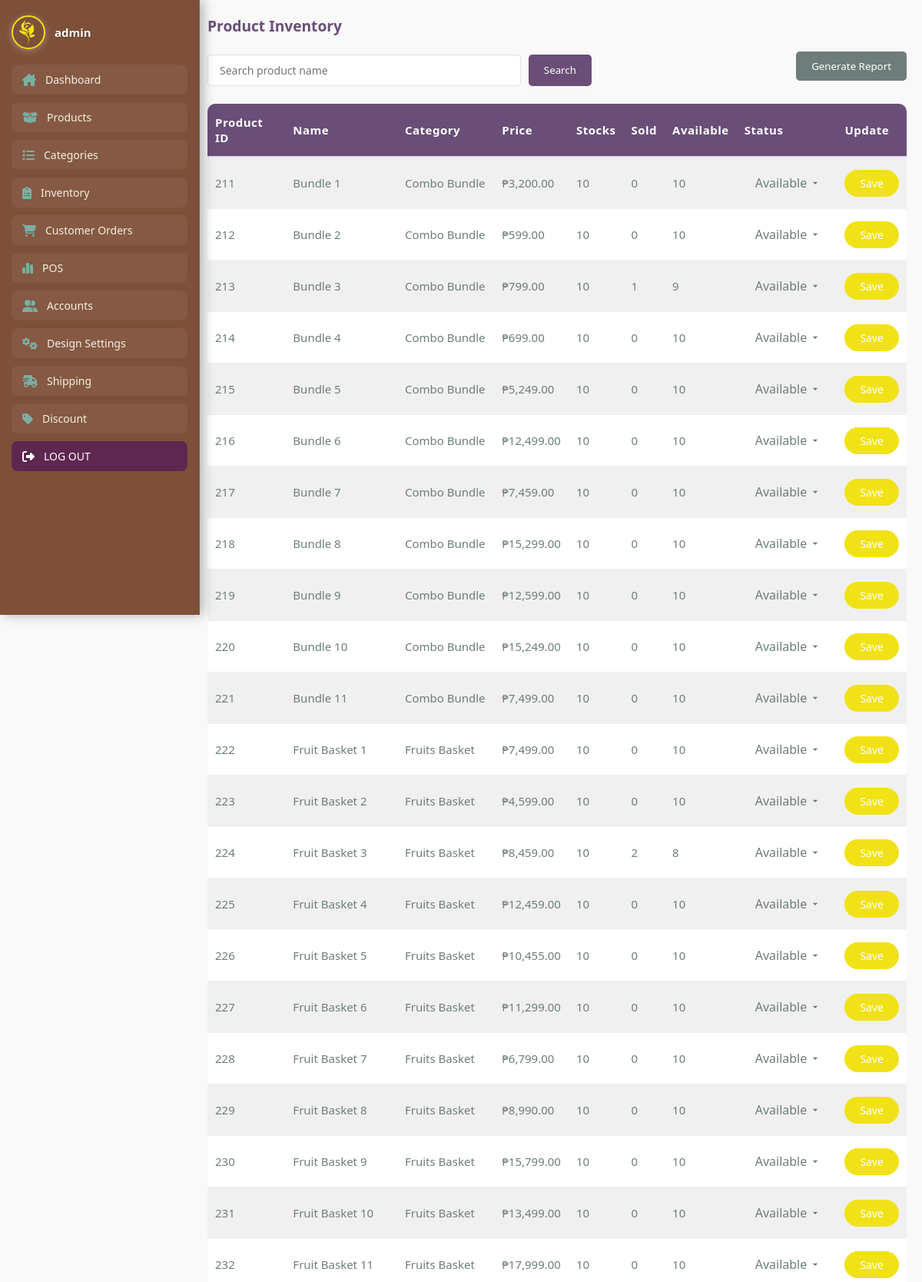
Page /php/product-inventory.php (upper part) on the committed database.
### tables this page shows
CREATE TABLE `product` (
  `id` int(11) NOT NULL,
  `name` varchar(255) NOT NULL,
  `image` varchar(255) NOT NULL,
  `category` varchar(255) NOT NULL,
  `qty` int(11) NOT NULL,
  `price` varchar(255) DEFAULT NULL,
  `category_id` int(11) DEFAULT NULL,
  `status` varchar(50) DEFAULT 'Available',
  `total_sold` int(11) DEFAULT 0,
  `available_stocks` int(11) DEFAULT 0
);

### php/product-inventory.php (the view, shortened to what this page needs)
<?php
include('admin-nav.php');
require 'connection.php';
$search = isset($_GET['searchProductName']) ? mysqli_real_escape_string($conn, $_GET['searchProductName']) : '';
$searchQuery = $search ? "WHERE name LIKE '%$search%'" : "";
$query = "
    SELECT p.*,
           IFNULL((SELECT SUM(oi.quantity) FROM order_items oi WHERE oi.product_name = p.name), 0) AS total_sold
    FROM product p
    $searchQuery
";
$result = mysqli_query($conn, $query);
?>
<!DOCTYPE html>
<html lang="en">
<head>
    <link rel="stylesheet" type="text/css" href="../css/product-inventory.css">
</head>
<body>
<div class="main-container">
    <div class="content-wrapper">
    <div class="all">
    <h1 class="text1">Product Inventory</h1>
    <div class="table-controls">
        <form method="GET" class="search-form">
            <input type="text" name="searchProductName" placeholder="Search product name" value="<?= htmlspecialchars($search) ?>" />
            <button class="btnSearch" type="submit">
                Search
            </button>
        </form>
        <button class="report-btn" onclick="window.location.href='inventory-report.php'">Generate Report</button>
    </div>
        <table cellspacing="0" cellpadding="10" class="viewTable">
            <tr>
                <th>Product ID</th>
                <th>Name</th>
                <th>Category</th>
                <th>Price</th>
                <th>Stocks</th>
                <th>Sold</th>
                <th>Available</th>
                <th>Status</th>
                <th>Update</th>
            </tr>
            <?php while ($row = mysqli_fetch_assoc($result)):
                $sold = $row['total_sold'];
                $stock = $row['qty'];
                $available = max(0, $stock - $sold);
            ?>
            <tr>
                <td><?= $row['id'] ?></td>
                <td><?= htmlspecialchars($row['name']) ?></td>
                <td><?= htmlspecialchars($row['category']) ?></td>
                <td>₱<?= number_format($row['price'], 2) ?></td>
                <td><?= $stock ?></td>
                <td><?= $sold ?></td>
                <td><?= $available ?></td>
                <td>
                    <form method="POST" style="display:flex;">
                        <select name="status" class="select-status">
                            <option value="Available" <?= $row['status'] == 'Available' ? 'selected' : '' ?>>Available</option>
                        </select>
                </td>
                <td><button class="blockbtn" type="submit">Save</button></form></td>
            </tr>
            <?php endwhile; ?>
        </table>
    </div>
    </div>
</body>
</html>

### php/admin-nav.php (shortened to what this page needs)
<?php
require 'connection.php';
if (isset($_GET["newUsername"])) {
    $newAdminName = $_GET["newUsername"];
} else {
    if (isset($_SESSION['adminUsername'])) {
        $newAdminName = $_SESSION['adminUsername'];
    } else {
        $result = mysqli_query($conn, "SELECT username FROM admin WHERE email = 'admin@gmail.com'");
        if ($result && $row = mysqli_fetch_assoc($result)) {
            $newAdminName = $row['username'];
        } else {
            $newAdminName = "ADMIN";
        }
    }
}
$result = mysqli_query($conn, "SELECT image FROM admin WHERE username = '$newAdminName'");
if ($result && $row = mysqli_fetch_assoc($result)) {
    $profile_picture = $row['image'];
} else {
    $profile_picture = "default_image.jpg";
}
?>
<!DOCTYPE html>
<html lang="en">
<head>
    <link rel="stylesheet" href="../css/admin-nav.css">
    <link rel="stylesheet" href="https://cdnjs.cloudflare.com/ajax/libs/font-awesome/6.4.2/css/all.min.css" />
</head>
<body>
<div class="sidebar">
  <div class="sidebar-content">
    <a href="admin-account.php?newUsername=<?php echo urlencode($newAdminName); ?>" class="admin-profile">
      <img src="<?php echo $profile_picture; ?>" alt="Admin Profile">
      <span><?php echo $newAdminName; ?></span>
    </a>
    <nav class="nav-links">
      <a href="admin-dashboard.php" class="nav-btn">
        <i class="fa-solid fa-house-chimney"></i>
        <span>Dashboard</span>
      </a>
      <a href="add-product.php" class="nav-btn">
        <i class="fa-solid fa-box-open"></i>
        <span>Products</span>
      </a>
      <a href="category-management.php" class="nav-btn">
        <i class="fa-solid fa-list"></i>
        <span>Categories</span>
      </a>
      <a href="product-inventory.php" class="nav-btn">
        <i class="fa-solid fa-clipboard-list"></i>
        <span>Inventory</span>
      </a>
      <a href="orders.php" class="nav-btn">
        <i class="fa-solid fa-cart-shopping"></i>
        <span>Customer Orders</span>
      </a>
      <a href="pos.php" class="nav-btn">
        <i class="fa-solid fa-chart-simple"></i>
        <span>POS</span>
      </a>
      <a href="unlock-user.php" class="nav-btn">
        <i class="fa-solid fa-user-group"></i>
        <span>Accounts</span>
      </a>
      <a href="customer-design-setting.php" class="nav-btn">
        <i class="fa-solid fa-gears"></i>
        <span>Design Settings</span>
      </a>
      <a href="crud-shipping.php" class="nav-btn">
        <i class="fa-solid fa-truck-fast"></i>
        <span>Shipping</span>
      </a>
      <a href="crud-discounts.php" class="nav-btn">
        <i class="fa-solid fa-tag"></i>
        <span>Discount</span>
      </a>
      <a href="customer-landing-page.php" class="nav-btn logout">
        <i class="fa-solid fa-right-from-bracket"></i>
        <span>LOG OUT</span>
      </a>
    </nav>
  </div>
</div>
</body>
</html>

### css/admin-nav.css (style rules this page uses)
:root { --primary-yellow: #f1e217; --earth-brown: #713e24; --white: #ffffff; --leaf-green: #a3c585; --lavender-gray: #cbb4d4; --deep-plum: #5e2750; --light-beige: #f5f0e1; --dusty-blue: #7daea3; }
.sidebar { width: 260px; height: 100vh; position: fixed; top: 0; left: 0; background: rgba(113, 62, 36, 0.9); backdrop-filter: blur(12px); border-right: 1px solid rgba(255, 255, 255, 0.08); padding: 20px 15px; box-shadow: 4px 0 15px rgba(0, 0, 0, 0.3); display: flex; flex-direction: column; z-index: 999; overflow: hidden; }
.admin-profile { display: flex; align-items: center; gap: 12px; margin-bottom: 20px; text-decoration: none; color: var(--white); transition: transform 0.3s ease; flex-shrink: 0; }
.admin-profile img { width: 44px; height: 44px; border-radius: 50%; object-fit: cover; border: 2px solid var(--primary-yellow); box-shadow: 0 2px 8px rgba(255, 255, 255, 0.3); }
.admin-profile span { font-size: 15px; font-weight: bold; white-space: nowrap; text-shadow: 1px 1px 2px rgba(0, 0, 0, 0.3); }
.nav-links { display: flex; flex-direction: column; gap: 10px; flex-grow: 1; justify-content: start; flex-wrap: nowrap; overflow: hidden; }
.nav-btn { display: flex; align-items: center; gap: 12px; padding: 10px 14px; background-color: rgba(255, 255, 255, 0.05); border-radius: 8px; color: var(--light-beige); font-weight: 500; position: relative; text-decoration: none; transition: all 0.3s ease; overflow: hidden; font-size: 14px; flex-shrink: 0; }
.nav-btn::before { content: ""; position: absolute; left: 0; top: 0; height: 100%; width: 4px; background-color: var(--primary-yellow); opacity: 0; transition: opacity 0.3s ease; }
.nav-btn i { font-size: 16px; color: var(--dusty-blue); }
.logout { background: var(--deep-plum); color: var(--white); }
.logout i { color: var(--white); }

### css/product-inventory.css (style rules this page uses)
:root { --floral-rose: #e89cae; --sage-green: #a8cbb7; --snow-white: #ffffff; --cloud-gray: #f0f0f0; --slate-gray: #6e7d7a; --rich-purple: #6a4e77; --light-lavender: #e9ddf0; --primary-yellow: #f1e217; --soft-shadow: rgba(106, 78, 119, 0.1); }
* { margin: 0; padding: 0; box-sizing: border-box; font-family: 'Segoe UI', Tahoma, Geneva, Verdana, sans-serif; }
body { background-color: #f9f9f9; color: #333; }
.main-container { display: flex; min-height: 100vh; width: 100%; }
.content-wrapper { margin-left: 250px; flex-grow: 1; padding: 20px; background-color: #f9f9f9; overflow-x: auto; }
.text1, .text4 { text-align: left; margin-bottom: 20px; color: var(--rich-purple); font-size: 1.2rem; font-weight: bold; }
.viewTable { width: 100%; border-collapse: separate; border-spacing: 0; background-color: var(--snow-white); border-radius: 10px; overflow: hidden; font-size: 15px; }
.viewTable th { background-color: var(--rich-purple); color: var(--snow-white); font-weight: bold; padding: 14px 10px; text-align: left; letter-spacing: 0.5px; border-bottom: 2px solid var(--light-lavender); }
.viewTable td { padding: 12px 10px; border-bottom: 1px solid var(--cloud-gray); color: var(--slate-gray); background-color: var(--snow-white); }
.viewTable tr:nth-child(even) td { background-color: var(--cloud-gray); }
.table-controls { display: flex; justify-content: space-between; align-items: center; flex-wrap: wrap; margin-bottom: 20px; }
.search-form { display: flex; gap: 10px; flex-grow: 1; max-width: 500px; }
.search-form input[type="text"] { flex-grow: 1; padding: 10px 15px; border: 1px solid var(--light-lavender); border-radius: 5px; background-color: var(--snow-white); font-size: 14px; }
.search-form .btnSearch { padding: 8px 20px; background-color: var(--rich-purple); color: white; border: none; border-radius: 5px; cursor: pointer; }
.report-btn { float: right; padding: 10px 20px; margin-bottom: 10px; background-color: var(--slate-gray); color: white; border: none; border-radius: 5px; cursor: pointer; }
.blockbtn { padding: 8px 20px; background-color: var(--primary-yellow); color: white; border: none; border-radius: 25px; cursor: pointer; font-size: 14px; }
.select-status { padding: 10px 14px; font-size: 1rem; border: 1px solid var(--border-color); border-radius: 8px; background-color: var(--bg-main); color: var(--text-main); appearance: none; background-repeat: no-repeat; background-position: right 10px center; background-size: 16px 16px; cursor: pointer; transition: border-color 0.3s, box-shadow 0.3s; width: 100%; max-width: 220px; }

### rows in the picture
product: id "211", name "Bundle 1", category "Combo Bundle", price "3,200.00", qty "10", sold "0", status "Available"
product: id "212", name "Bundle 2", category "Combo Bundle", price "599.00", qty "10", sold "0", status "Available"
product: id "213", name "Bundle 3", category "Combo Bundle", price "799.00", qty "10", sold "1", available "9", status "Available"
product: id "214", name "Bundle 4", category "Combo Bundle", price "699.00", qty "10", sold "0", status "Available"
product: id "215", name "Bundle 5", category "Combo Bundle", price "5,249.00", qty "10", sold "0", status "Available"
product: id "216", name "Bundle 6", category "Combo Bundle", price "12,499.00", qty "10", sold "0", status "Available"
product: id "217", name "Bundle 7", category "Combo Bundle", price "7,459.00", qty "10", sold "0", status "Available"
product: id "218", name "Bundle 8", category "Combo Bundle", price "15,299.00", qty "10", sold "0", status "Available"
product: id "219", name "Bundle 9", category "Combo Bundle", price "12,599.00", qty "10", sold "0", status "Available"
product: id "220", name "Bundle 10", category "Combo Bundle", price "15,249.00", qty "10", sold "0", status "Available"
product: id "221", name "Bundle 11", category "Combo Bundle", price "7,499.00", qty "10", sold "0", status "Available"
product: id "222", name "Fruit Basket 1", category "Fruits Basket", price "7,499.00", qty "10", sold "0", status "Available"
product: id "223", name "Fruit Basket 2", category "Fruits Basket", price "4,599.00", qty "10", sold "0", status "Available"
product: id "224", name "Fruit Basket 3", category "Fruits Basket", price "8,459.00", qty "10", sold "2", available "8", status "Available"
product: id "225", name "Fruit Basket 4", category "Fruits Basket", price "12,459.00", qty "10", sold "0", status "Available"
product: id "226", name "Fruit Basket 5", category "Fruits Basket", price "10,455.00", qty "10", sold "0", status "Available"
product: id "227", name "Fruit Basket 6", category "Fruits Basket", price "11,299.00", qty "10", sold "0", status "Available"
product: id "228", name "Fruit Basket 7", category "Fruits Basket", price "6,799.00", qty "10", sold "0", status "Available"
product: id "229", name "Fruit Basket 8", category "Fruits Basket", price "8,990.00", qty "10", sold "0", status "Available"
product: id "230", name "Fruit Basket 9", category "Fruits Basket", price "15,799.00", qty "10", sold "0", status "Available"
product: id "231", name "Fruit Basket 10", category "Fruits Basket", price "13,499.00", qty "10", sold "0", status "Available"
product: id "232", name "Fruit Basket 11", category "Fruits Basket", price "17,999.00", qty "10", sold "0", status "Available"

### other values in the picture
$newAdminName "admin"
